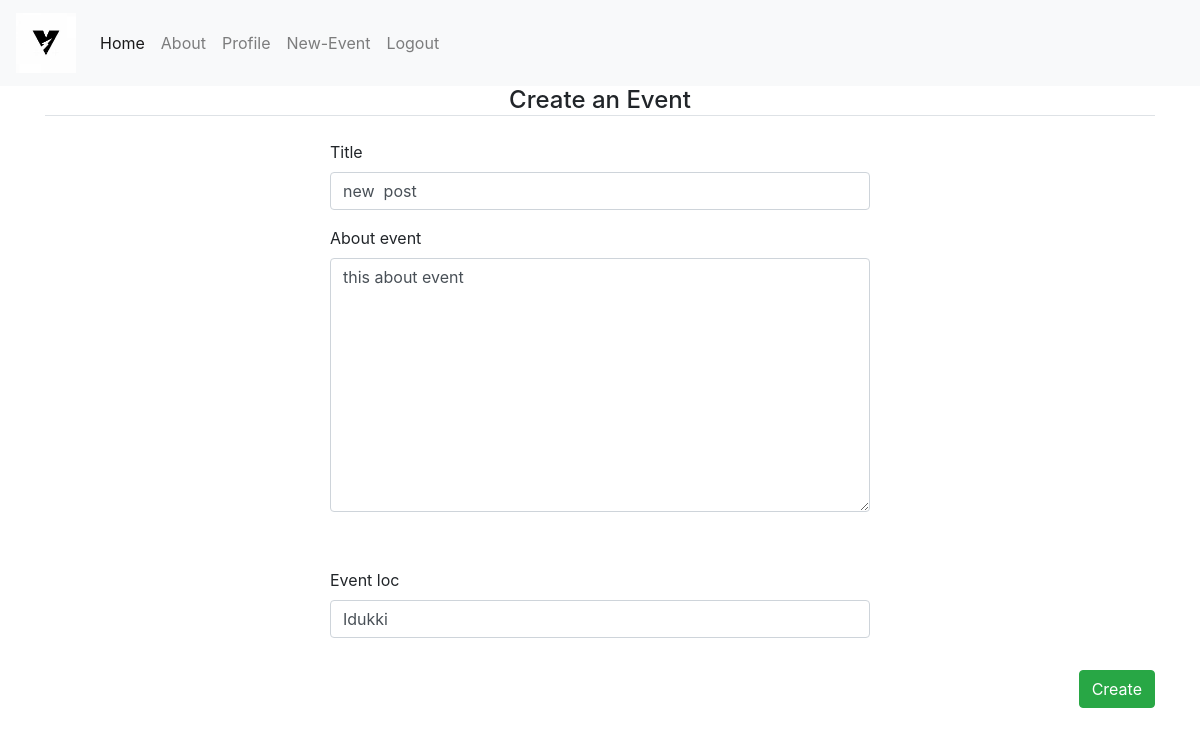
Page /events/3/update/ (signed in) on the committed database.
### vjc/models.py (models this page shows, shortened)
class Events(models.Model):
    title = models.CharField(max_length=200)
    about_event = models.TextField()
    date_posted = models.DateTimeField(auto_now_add=True)
    organiser = models.ForeignKey(User, on_delete=models.CASCADE)
    invite_link = models.CharField(max_length=200)
    event_loc = models.CharField(max_length=200)

### vjc/views.py (the view, shortened to what this page needs)
# urls.py: path('events/<int:pk>/update/', EventUpdateView.as_view(), name ="web_events_update"),
class EventUpdateView(LoginRequiredMixin, UserPassesTestMixin, UpdateView):
	model = Events
	fields = ['title', 'about_event', 'event_loc']
	def test_func(self):
		events = self.get_object()
		if self.request.user == events.organiser:
			return True
		return False

### vjc/templates/vjc/events_form.html (shortened to what this page needs)
{% extends 'vjc/shared/base.html'%}
{% load widget_tweaks %}
{% block content%}
{% load crispy_forms_tags %}
    <div class="container">
            <form method="POST">
                <fieldset class="form-group">
                    <h4 class="border-bottom mb-4 text-center">Create an Event</h4>
                        <div class="row mt-1">
                            <div class="col-sm-6 offset-sm-3">
                                <form method="POST">
                                    <div class ="form-group">
                                        <label>{{form.title.label}}</label>
                                        {% render_field form.title class="form-control" %}
                                    </div>
                                    <div class ="form-group">
                                        <label>{{form.about_event.label}}</label>
                                        {% render_field form.about_event class="form-control" %}
                                    </div>
                                    <div class ="form-group">
                                    </div>
                                    <div class ="form-group">
                                        <label>{{form.event_loc.label}}</label>
                                        {% render_field form.event_loc class="form-control" %}
                                    </div>
                                </form>
                            </div>
                        </div>
                <div class ="form-group mt-3 d-flex">
                        <button class = "btn btn-success ml-auto" type ="submit">Create</button>
                </div>
            </form>
    </div>
{% endblock content%}

### rows in the picture
Events: title "new post", about_event "this about event", event_loc "Idukki"
